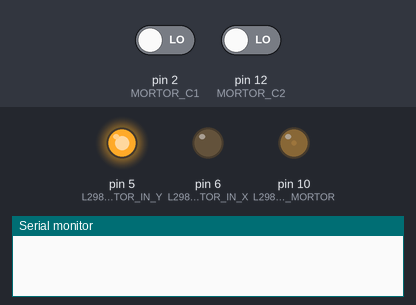
Simulated run of this sketch. Board: Arduino Uno, built with avr-gcc and run on an emulated ATmega328P. On the bench: output pins drawn as LEDs (lit = HIGH), the last lines printed to the serial monitor. The inputs (shaded band) are chosen by the test bench; at power-on: pin 2 (MORTOR_C1) LOW, pin 12 (MORTOR_C2) LOW.

Above: at 0.06 s.
At 1.28 s:
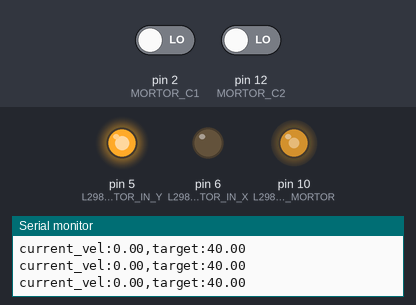
1.3 s: pin 2 (MORTOR_C1) driven HIGH
At 2.5 s:
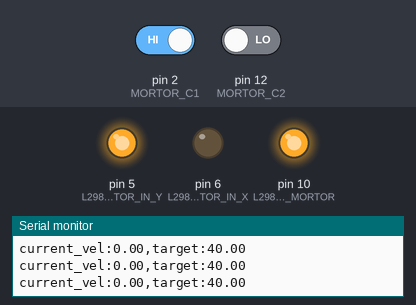
Timing chart, 0 to 4.3 s (numbered marks = the images above; inputs shaded):
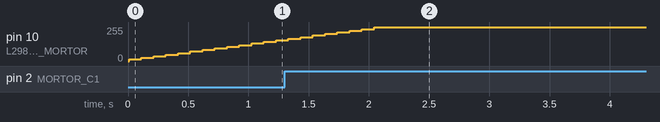

The sketch:

MyPID_drive_serv.ino
```cpp
/*AB相编码器直流电机=uno 引脚*/
#define MORTOR_C1 2                //中断口0是2 INT0
#define MORTOR_C2 12               // Right motor

// #define MORTOR_C1 3                //中断口1是3 INT1
// #define MORTOR_C2 13               //Left motor

#define MORTOR_REDUCTION 90        //减速比
#define MORTOR_PULSE_PER_ROUND 11  //编码器每周输出脉冲个数
/*
L298N模块连接 =uno 引脚
*/
#define L298N_EN_MORTOR 10  //B-Right motor。PWM 默认频率 490hz
#define L298N_MORTOR_IN_X 6
#define L298N_MORTOR_IN_Y 5

// #define L298N_EN_MORTOR 9  ///A-Left motor。PWM 默认频率 490hz
// #define L298N_MORTOR_IN_X 8
// #define L298N_MORTOR_IN_Y 7
volatile double pulse = 0;  //如果是正转，那么每计数一次自增1，如果是反转，那么每计数一次自减1

void pulse_C1() {
  //2倍频计数实现
  //手动旋转电机一圈，输出结果为 一圈脉冲数 * 减速比 * 2
  if (digitalRead(MORTOR_C1) == HIGH) {

    if (digitalRead(MORTOR_C2) == HIGH) {  //A 高 B 高
      pulse++;
    } else {  //A 高 B 低
      pulse--;
    }


  } else {

    if (digitalRead(MORTOR_C2) == LOW) {  //A 低 B 低
      pulse++;
    } else {  //A 低 B 高
      pulse--;
    }
  }
}
long interval_time = 100;  //一个计算周期100ms
long start_time = millis();

#include <PID_v1.h>
//-------------------------------------PID-------------------------------------------
//创建 PID 对象
//1.当前转速 2.计算输出的pwm 3.目标转速 4.kp 5.ki 6.kd 7.当输入与目标值出现偏差时，向哪个方向控制
double pwm=0;              //电机驱动的PWM值
double current_vel = 0;  //车轮每分钟转数
double target = 40;      //预期车轮每分钟转数
double kp = 1.5, ki = 3.0, kd = 0.1;
// PID pid(&current_vel, &pwm, &target, kp, ki, kd, DIRECT);//Porprotion On Error as usual
PID pid(&current_vel, &pwm, &target, kp, ki, kd, 0,DIRECT);//Porprotion On Measurement //从测试驱动直流电机来看，好像没什么太大改进，可能我的测试还不太严谨
//速度更新函数
void update_vel() {
  //获取当前速度
  long right_now = millis();
  long past_time = right_now - start_time;                                //计算逝去的时间
  if (past_time >= interval_time) {                                       //如果逝去时间大于等于一个计算周期
    noInterrupts();                                                       // 关闭所有中断
    current_vel = (double)pulse / (2 * 11 * 90) / past_time * 1000 * 60;  //车轮每分钟转数
    // Serial.print("current_vel:");
    // Serial.println(current_vel);

    //4.重置开始时间和
    start_time = right_now;
    pulse = 0;
    interrupts();  // 启动中断允许
                   /*匹配串口绘图器的多参数格式*/
    Serial.print("current_vel:");
    Serial.print(current_vel);
    Serial.print(",target:");
    Serial.println(target);
    /*匹配串口绘图器的多参数格式*/
  }
}
void setup() {
  // put your setup code here, to run once:
  Serial.begin(57600);  //设置波特率
  /*设置编码输入*/
  pinMode(MORTOR_C1, INPUT);
  pinMode(MORTOR_C2, INPUT);
  /*设置L298N的输出引脚*/
  pinMode(L298N_EN_MORTOR, OUTPUT);
  pinMode(L298N_MORTOR_IN_X, OUTPUT);
  pinMode(L298N_MORTOR_IN_Y, OUTPUT);
  /*0号中断*/
  attachInterrupt(0, pulse_C1, CHANGE);  //当电平发生改变时触发中断0函数
  pid.SetMode(AUTOMATIC);
  digitalWrite(L298N_MORTOR_IN_Y, HIGH);  //给高电平
  digitalWrite(L298N_MORTOR_IN_X, LOW);   //给低电平
}

void loop() {
  // put your main code here, to run repeatedly:
  // noInterrupts();  // 关闭所有中断
  // Serial.println(pulse);//手动转一周应当输出   MORTOR_REDUCTION*MORTOR_PULSE_PER_ROUND*2    【此处2倍频统计】
  // interrupts();  // 启动中断允许
  delay(10);
  update_vel();
  pid.Compute();  //计算需要输出的PWM
  analogWrite(L298N_EN_MORTOR, pwm);
}
```
